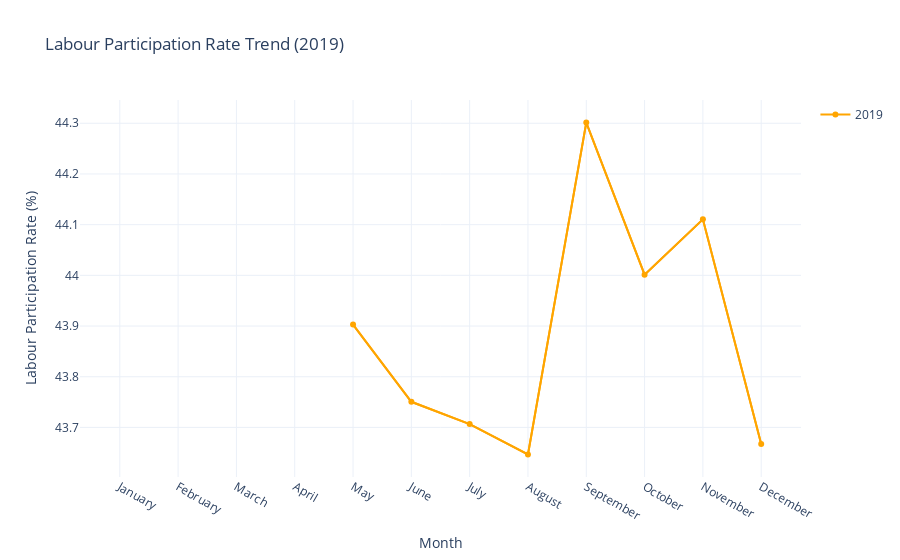

The notebook cell saved with this chart:
### Code cell
data_2019 = data[data['Year'] == 2019]
month_order = [calendar.month_name[i] for i in range(1, 13)]
data_2019['Month'] = pd.Categorical(data_2019['Month'], categories = month_order, ordered = True)

data_2019_monthly_avg = data_2019.groupby('Month')['Estimated Labour Participation Rate'].mean().reset_index()

figure_2019 = px.line(data_2019_monthly_avg, x = 'Month', y = 'Estimated Labour Participation Rate', 
                   title = 'Labour Participation Rate Trend (2019)',
                   labels = {'Estimated Labour Participation Rate': 'Labour Participation Rate (%)'},
                   line_dash_sequence = ['solid'], color_discrete_sequence = ['orange'])

trace_2019 = go.Scatter(x = data_2019_monthly_avg['Month'], y = data_2019_monthly_avg['Estimated Labour Participation Rate'], 
                        mode='markers+lines', name = '2019', line = dict(color='orange'))

figure_2019.add_trace(trace_2019)
figure_2019.update_layout(
    xaxis_title = 'Month',
    yaxis_title = 'Labour Participation Rate (%)',
    template = 'plotly_white'
)

figure_2019.show()

### Figure 1 — Plotly figure (JSON) as saved in the notebook; plotly's stock layout.template omitted (floating-point values rounded to 4 significant figures)
{"data": [{"hovertemplate": "Month=%{x}<br>Labour Participation Rate (%)=%{y}<extra></extra>", "legendgroup": "", "line": {"color": "orange", "dash": "solid"}, "marker": {"symbol": "circle"}, "mode": "lines", "name": "", "orientation": "v", "showlegend": false, "type": "scatter", "x": ["January", "February", "March", "April", "May", "June", "July", "August", "September", "October", "November", "December"], "xaxis": "x", "y": [null, null, null, null, 43.9, 43.75, 43.71, 43.65, 44.3, 44.0, 44.11, 43.67], "yaxis": "y"}, {"line": {"color": "orange"}, "mode": "markers+lines", "name": "2019", "type": "scatter", "x": ["January", "February", "March", "April", "May", "June", "July", "August", "September", "October", "November", "December"], "y": [null, null, null, null, 43.9, 43.75, 43.71, 43.65, 44.3, 44.0, 44.11, 43.67]}], "layout": {"legend": {"tracegroupgap": 0}, "title": {"text": "Labour Participation Rate Trend (2019)"}, "xaxis": {"anchor": "y", "domain": [0, 1], "title": {"text": "Month"}}, "yaxis": {"anchor": "x", "domain": [0, 1], "title": {"text": "Labour Participation Rate (%)"}}}}
